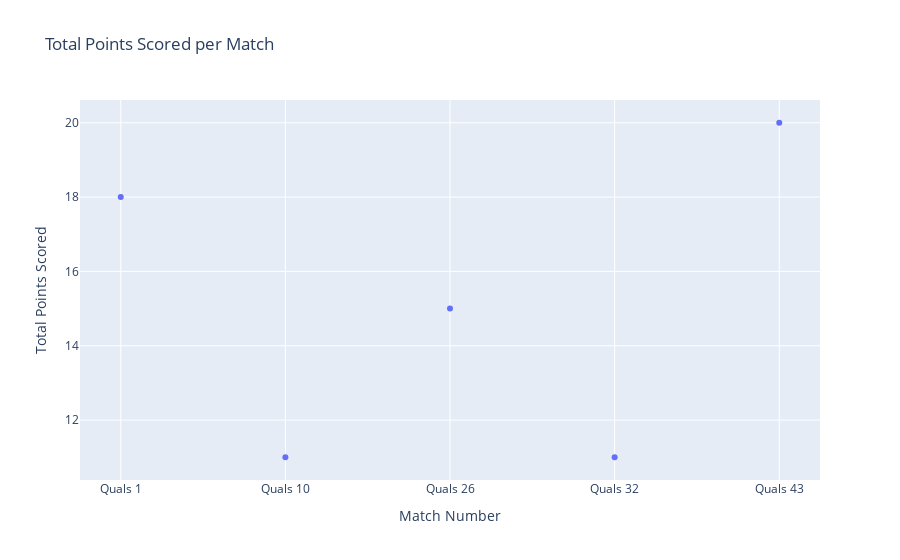

Notebook cell for this chart:
### Code cell
# teams_data = 

xxx = df["Team Number"] == 15206
quals1_data = df[xxx]
fig = px.scatter(quals1_data, x="Match Number", y="Total Points Scored", title="Total Points Scored per Match")
fig.show()

### Figure 1 — Plotly figure (JSON) as saved in the notebook; plotly's stock layout.template omitted (floating-point values rounded to 4 significant figures)
{"data": [{"hovertemplate": "Match Number=%{x}<br>Total Points Scored=%{y}<extra></extra>", "legendgroup": "", "marker": {"color": "#636efa", "symbol": "circle"}, "mode": "markers", "name": "", "orientation": "v", "showlegend": false, "type": "scatter", "x": ["Quals 1", "Quals 10", "Quals 26", "Quals 32", "Quals 43"], "xaxis": "x", "y": [18, 11, 15, 11, 20], "yaxis": "y"}], "layout": {"legend": {"tracegroupgap": 0}, "title": {"text": "Total Points Scored per Match"}, "xaxis": {"anchor": "y", "domain": [0, 1], "title": {"text": "Match Number"}}, "yaxis": {"anchor": "x", "domain": [0, 1], "title": {"text": "Total Points Scored"}}}}
